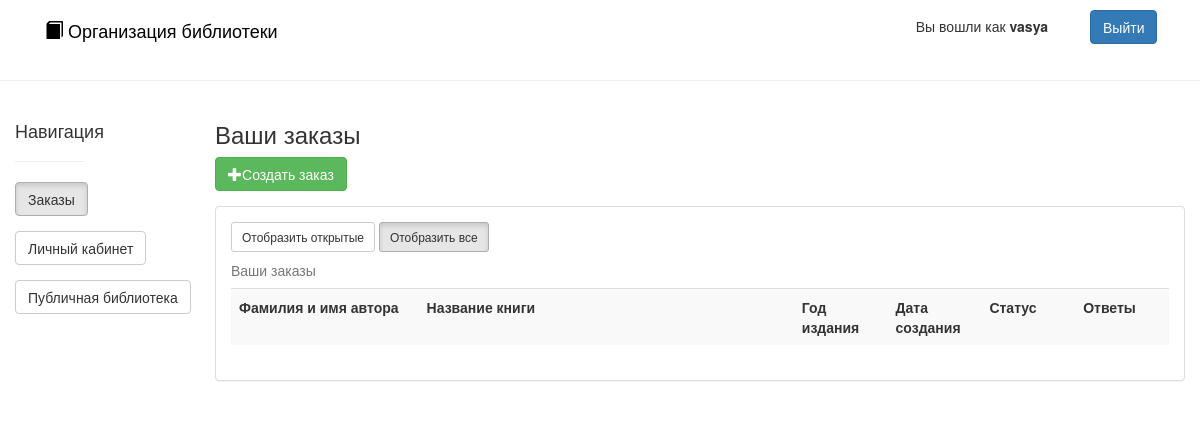
The app's page /orders (signed in), older data.
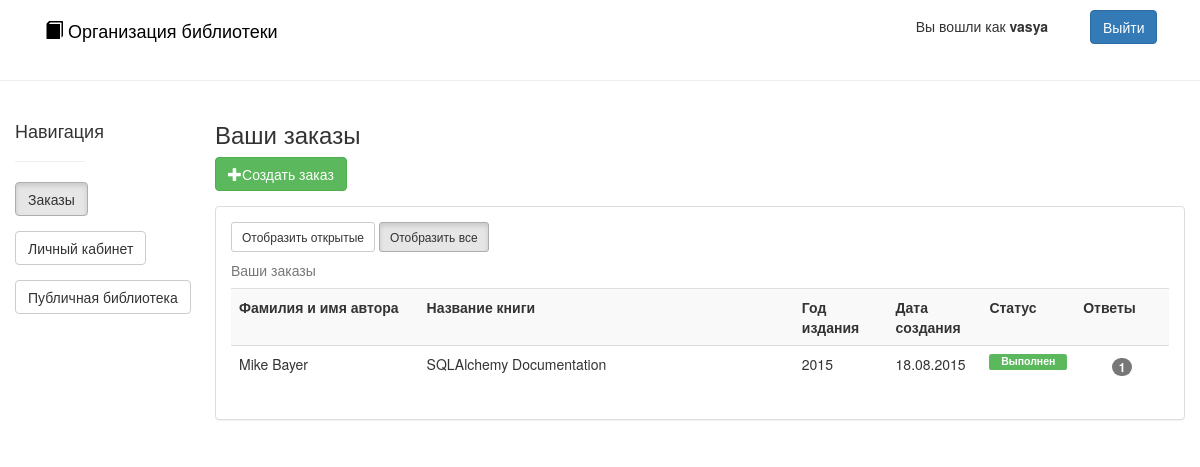
The same page, newer data.
### app/models/User.py (models this page shows, shortened)
class User(db.Model, UserMixin):
    login = db.Column('login', db.String(30), primary_key=True, nullable=False)
    password = db.Column('password', db.String(30), nullable=False)
    email = db.Column('email', db.String(100), nullable=False)
    is_admin = db.Column('is_admin', db.Boolean, nullable=False)
    books = db.relationship('Book',
                            secondary=users_books,
                            primaryjoin=(users_books.c.user_login == login),
                            backref=db.backref('users_books', lazy='dynamic'),
                            lazy='dynamic')
    orders = db.relationship('Order')
    @classmethod
    def get(cls, id):
        return cls.query.get(id)

### app/models/Order.py (models this page shows, shortened)
class Order(db.Model):
    id = db.Column('id', db.String(36), primary_key=True, nullable=False)
    author = db.Column('author', db.Integer, nullable=False)
    name = db.Column('name', db.String(300), nullable=False)
    year = db.Column('year', db.Integer, nullable=True)
    create_date = db.Column('create_date', db.DateTime, nullable=False)
    user_login = db.Column(db.String(30), ForeignKey('user.login'), nullable=False)
    user = relationship('User')
    status_id = db.Column(db.Integer, ForeignKey('order_status.id'), nullable=False)
    status = relationship('OrderStatus')
    book_id = db.Column(db.String(36), ForeignKey('book.id'), nullable=True)
    book = relationship('Book')
    comments = relationship('Comment')

### app/models/OrderStatus.py (models this page shows, shortened)
class OrderStatus(db.Model):
    __table_args__ = {'sqlite_autoincrement': True}
    id = db.Column('id', db.Integer, primary_key=True, nullable=False)
    status = db.Column('status', db.String(50), nullable=False)

### app/controllers/OrdersController.py (the view)
@app.route("/orders", methods=['GET', 'POST'])
@login_required
def orders():
    if request.method == 'GET':
        ods = current_user.orders
        return render_template('order/orders.html', orders=ods, any_comments=any_comments)

### app/controllers/LoginController.py (called while the page is built)
@login_manager.user_loader
def load_user(lgn):
    return User.get(lgn)

### app/controllers/OrdersController.py (called while the page is built)
def any_comments(o):
    return any([c.unread for c in o.comments])

### templates/order/orders.html (shortened to what this page needs)
{% extends "layout.html" %}
{% block body %}
<div class="container col-md-1">
    <h4  style="margin-top: 20px;">Навигация</h4>
    <hr>
    <div class="form-group">
        <a type="text" class="btn btn-default active" href=" {{ url_for('orders') }}">Заказы</a>
    </div>
    <div class="form-group">
        <a type="text" class="btn btn-default" href="{{ url_for('main') }}">Личный кабинет</a>
    </div>
   <div class="form-group">
        <a type="text" class="btn btn-default" href="{{ url_for('public') }}">Публичная библиотека</a>
    </div>
</div>
<div class="container col-md-10 col-md-offset-1">
    <h3>Ваши заказы</h3>
     <div class="form-group">
        <a type="text" class="btn btn-success" href=" {{ url_for('order_create') }}"> <span class="glyphicon glyphicon-plus" aria-hidden="true"></span>Создать заказ</a>
    </div>
    <div class="panel panel-default">
            <div class="panel-body">
                <a type="text" class="btn btn-sm btn-default" id="display-open">Отобразить открытые</a>
                <a type="text" class="btn btn-sm btn-default active" id="display-all">Отобразить все</a>
                <table class="table table-striped" id="orders" >
                    <caption>Ваши заказы</caption>
                    <tr>
                        <th width="20%">Фамилия и имя автора</th>
                        <th width="40%">Название книги</th>
                        <th width="10%">Год издания</th>
                        <th width="10%">Дата создания</th>
                        <th width="10%">Статус</th>
                        <th width="10%">Ответы</th>
                    </tr>
                    {% for o in orders %}
                    <tr {% if o.status.id > 1 %} resolved {% endif %}>
                        <td>{{ o.author }}</td>
                        <td>{{ o.name }}</td>
                        <td>{{ o.year }}</td>
                        <td>{{ o.create_date.strftime('%d.%m.%Y') }}</td>
                        <td>
                            <span class="label
                                {% if o.status.id == 0 %}
                                    label-default
                                {% elif o.status.id == 1 %}
                                    label-info
                                {% elif o.status.id == 2 %}
                                    label-success
                                {% elif o.status.id == 3 %}
                                    label-danger
                                {% endif %}
                                 col-md-12">
                                {{ o.status.status }}
                            </span>
                        </td>
                        <td align="center">
                            <a href="{{ url_for('order', order_id=o.id) }}">
                                <span class="badge">
                                    {{ o.comments.__len__() if o.comments else 0 }}
                                </span>
                            </a>
                        </td>
                    </tr>
                    {% endfor %}
                </table>
            </div>
    </div>
</div>
{% endblock %}

### templates/layout.html (shortened to what this page needs)
<!DOCTYPE html>
<head>
    <link href="/static/css/bootstrap.min.css" rel="stylesheet">
</head>
<body>
    <header class="navbar navbar-static-top" style="margin-top: 10px;">
        <div class="container">
            <div class="col-md-8">
                <a href="{{ url_for('main') }}" style="color:black; text-decoration: none;">
                    <h4><span class="glyphicon glyphicon-book" aria-hidden="true"></span> Организация библиотеки</h4>
                </a>
            </div>
            {% if current_user.is_authenticated() %}
            <div class="col-md-3 text-right">
                <a class="btn btn-default"
                    style="border: none;">Вы вошли как <b>{{ current_user.login }}</b>
                </a>
            </div>
            <div class="col-md-1">
                <a class="btn btn-primary" href=" {{ url_for('logout') }}">Выйти</a>
            </div>
            {% endif %}
        </div>
    </header>
    <hr>
    {% block body %}{% endblock %}
</body>
</html>

Row changes from the older to the newer data that the page shows:
added Order: author "Mike Bayer", name "SQLAlchemy Documentation", year "2015", create_date "18.08.2015", status.status "Выполнен", comments "1"
